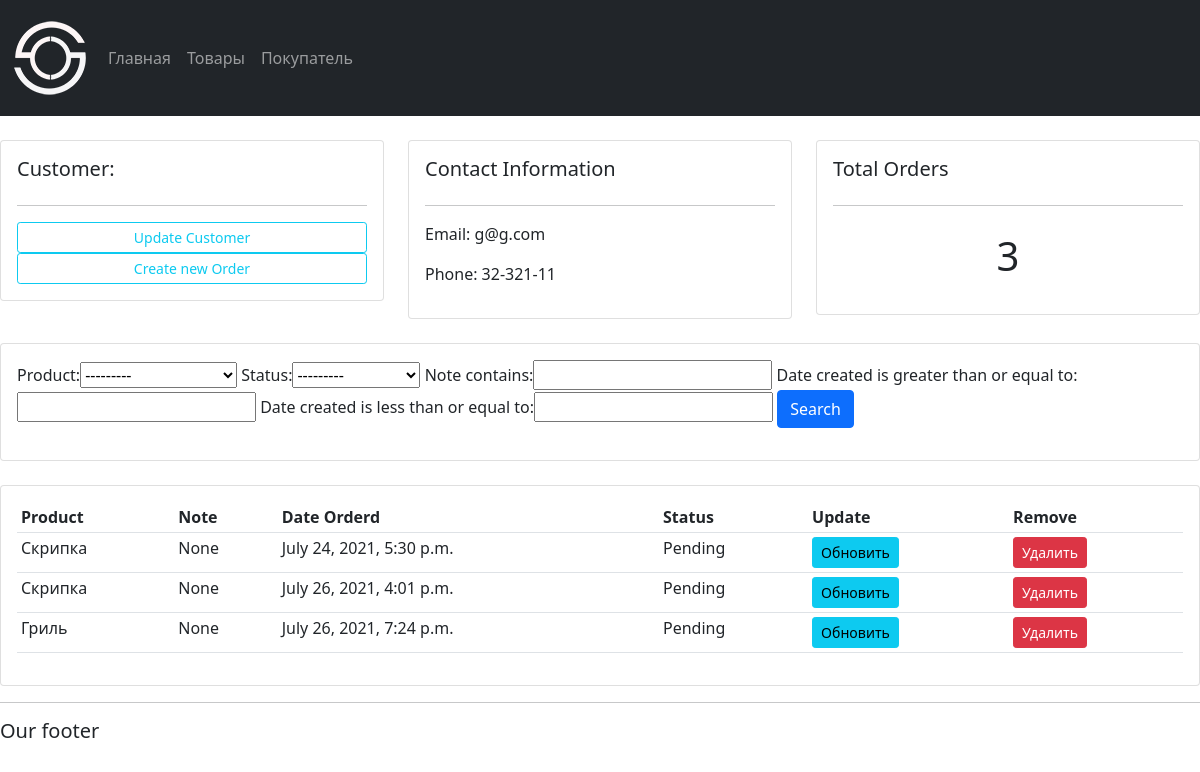
Page /customer/2/ on the earlier database version.
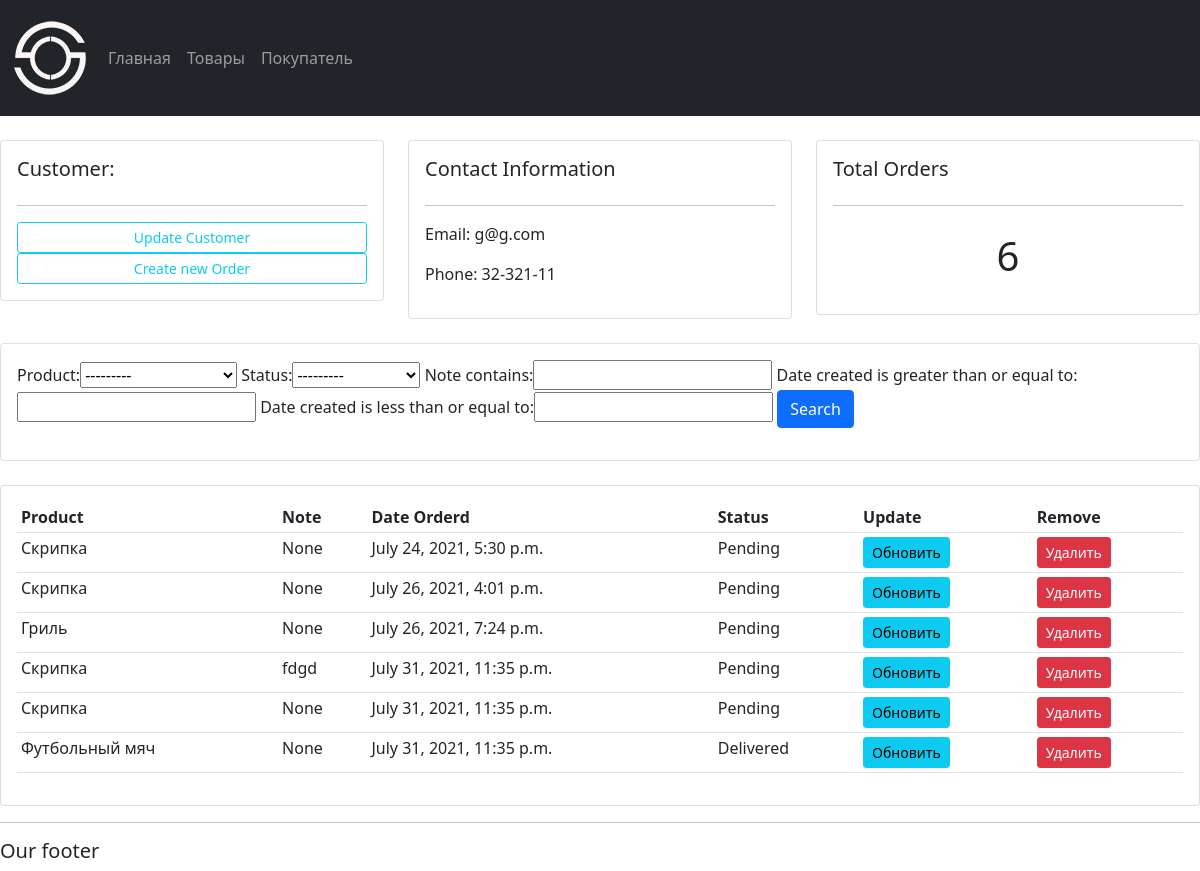
Same page on the later database version.
### accounts/models.py (models this page shows, shortened)
class Order(models.Model):
    STATUS = (
        ('Pending', 'В ожидании'),
        ('Out for delivery', 'Доставляется'),
        ('Delivered', 'Доставлено'),
    )
    customer = models.ForeignKey(Customer, null=True, on_delete=models.SET_NULL)
    product = models.ForeignKey(Product, null=True, on_delete=models.SET_NULL)
    date_created = models.DateTimeField(auto_now_add=True, null=True)
    status = models.CharField(max_length=150, choices=STATUS)
    note = models.CharField(max_length=1000, null=True)

class Product(models.Model):
    CATEGORY = (
        ('Indoor', 'В дом'),
        ('Out door', 'Не в дом'),
    )
    name = models.CharField(max_length=150)
    price = models.FloatField(null=True)
    category = models.CharField(max_length=150, choices=CATEGORY)
    description = models.CharField(max_length=150)
    date_created = models.DateTimeField(auto_now_add=True, null=True)
    tags = models.ManyToManyField(Tag)
    def __str__(self):
        return self.name

### accounts/views.py (the view)
# urls.py: path('customer/<str:pk>/', views.customer, name="customer"),
def customer(request, pk):
    customer = Customer.objects.get(id=pk)
    orders = customer.order_set.all()
    orders_count = orders.count()
    myFilter = OrderFilter(request.GET, queryset=orders)
    orders = myFilter.qs
    context = {'customer': customer, 'orders': orders, 'orders_count': orders_count, 'myFilter': myFilter}
    return render(request, 'accounts/customer.html', context)

### accounts/templates/accounts/customer.html
{%  extends 'accounts/main.html' %}
{% block content %}
	<br>
<div class="row">
	<div class="col-md">
		<div class="card card-body">
			<h5>Customer:</h5>
			<hr>
			<a class="btn btn-outline-info  btn-sm btn-block" href="">Update Customer</a>
			<a class="btn btn-outline-info  btn-sm btn-block" href="{% url 'create_order' customer.id %}">Create new Order</a>
		</div>
	</div>
	<div class="col-md">
		<div class="card card-body">
			<h5>Contact Information</h5>
			<hr>
			<p>Email: {{customer.email}} </p>
			<p>Phone: {{customer.phone}}</p>
		</div>
	</div>
	<div class="col-md">
		<div class="card card-body">
			<h5>Total Orders</h5>
			<hr>
			<h1 style="text-align: center;padding: 10px">{{orders_count}}</h1>
		</div>
	</div>
</div>
<br>
<div class="row">
	<div class="col">
		<div class="card card-body">
			<form method="get">
				{{myFilter.form}}
		    	<button class="btn btn-primary" type="submit">Search</button>
		  	</form>
		</div>
	</div>
</div>
<br>
<div class="row">
	<div class="col-md">
		<div class="card card-body">
			<table class="table table-sm">
				<tr>
					<th>Product</th>
					<th>Note</th>
					<th>Date Orderd</th>
					<th>Status</th>
					<th>Update</th>
					<th>Remove</th>
				</tr>
				{% for order in orders %}
				<tr>
					<td>{{order.product}}</td>
					<td>{{order.note}}</td>
					<td>{{order.date_created}}</td>
					<td>{{order.status}}</td>
					<td><a class="btn btn-sm btn-info" href="{% url 'update_order' order.id %}">Обновить</a></td>
					<td><a class="btn btn-sm btn-danger" href="{% url 'delete_order' order.id %}">Удалить</a></td>
				</tr>
				{% endfor %}
			</table>
		</div>
	</div>
</div>
{% endblock %}

Differences in the rows shown:
added Order: product "Скрипка", note "fdgd", date_created "July 31, 2021, 11:35 p.m.", status "Pending"
added Order: product "Скрипка", note "None", date_created "July 31, 2021, 11:35 p.m.", status "Pending"
added Order: product "Футбольный мяч", note "None", date_created "July 31, 2021, 11:35 p.m.", status "Delivered"
Other differences:
{{ orders_count }}: "3" → "6"
